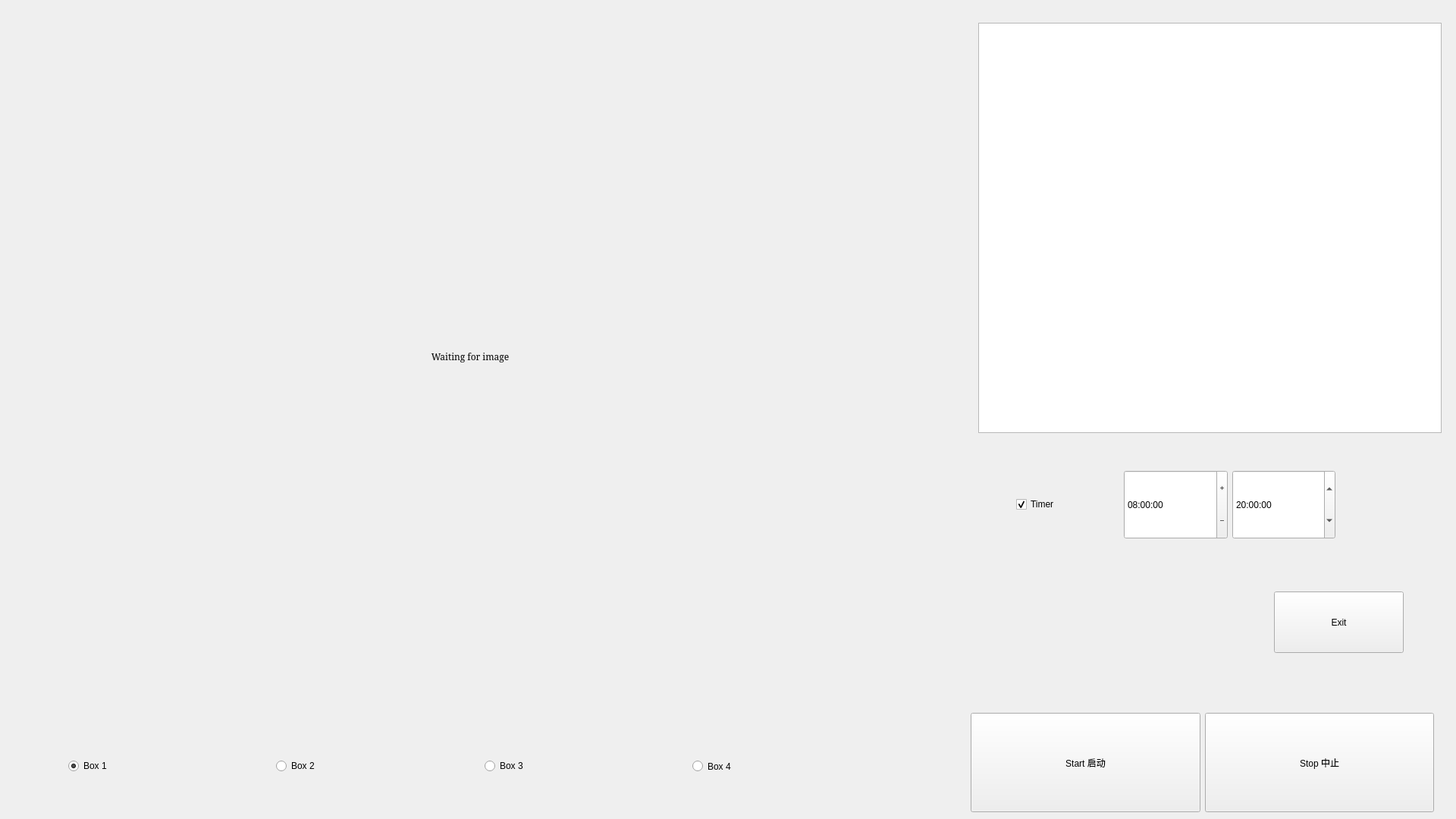
<?xml version="1.0" encoding="UTF-8"?>
<ui version="4.0">
 <class>fireball</class>
 <widget class="QWidget" name="fireball">
  <property name="geometry">
   <rect>
    <x>0</x>
    <y>0</y>
    <width>1920</width>
    <height>1080</height>
   </rect>
  </property>
  <property name="sizePolicy">
   <sizepolicy hsizetype="Fixed" vsizetype="Fixed">
    <horstretch>0</horstretch>
    <verstretch>0</verstretch>
   </sizepolicy>
  </property>
  <property name="windowTitle">
   <string>fireball</string>
  </property>
  <widget class="QTextBrowser" name="outputConsole">
   <property name="geometry">
    <rect>
     <x>1290</x>
     <y>30</y>
     <width>611</width>
     <height>541</height>
    </rect>
   </property>
   <property name="html">
    <string>&lt;!DOCTYPE HTML PUBLIC &quot;-//W3C//DTD HTML 4.0//EN&quot; &quot;http://www.w3.org/TR/REC-html40/strict.dtd&quot;&gt;
&lt;html&gt;&lt;head&gt;&lt;meta name=&quot;qrichtext&quot; content=&quot;1&quot; /&gt;&lt;style type=&quot;text/css&quot;&gt;
p, li { white-space: pre-wrap; }
&lt;/style&gt;&lt;/head&gt;&lt;body style=&quot; font-family:'Ubuntu'; font-size:11pt; font-weight:400; font-style:normal;&quot;&gt;
&lt;p style=&quot;-qt-paragraph-type:empty; margin-top:0px; margin-bottom:0px; margin-left:0px; margin-right:0px; -qt-block-indent:0; text-indent:0px; font-family:'Noto Sans'; font-size:10pt;&quot;&gt;&lt;br /&gt;&lt;/p&gt;&lt;/body&gt;&lt;/html&gt;</string>
   </property>
   <property name="markdown" stdset="0">
    <string/>
   </property>
  </widget>
  <widget class="QWidget" name="layoutWidget">
   <property name="geometry">
    <rect>
     <x>1280</x>
     <y>940</y>
     <width>611</width>
     <height>131</height>
    </rect>
   </property>
   <layout class="QHBoxLayout" name="horizontalLayout_2">
    <item>
     <widget class="QPushButton" name="onButton">
      <property name="sizePolicy">
       <sizepolicy hsizetype="Minimum" vsizetype="Minimum">
        <horstretch>0</horstretch>
        <verstretch>0</verstretch>
       </sizepolicy>
      </property>
      <property name="toolTip">
       <string>Click this button to start tracking process</string>
      </property>
      <property name="text">
       <string>Start 启动</string>
      </property>
     </widget>
    </item>
    <item>
     <widget class="QPushButton" name="offButton">
      <property name="sizePolicy">
       <sizepolicy hsizetype="Minimum" vsizetype="Minimum">
        <horstretch>0</horstretch>
        <verstretch>0</verstretch>
       </sizepolicy>
      </property>
      <property name="toolTip">
       <string>Click this botton to kill tracking process</string>
      </property>
      <property name="text">
       <string>Stop 中止</string>
      </property>
     </widget>
    </item>
   </layout>
  </widget>
  <widget class="QWidget" name="layoutWidget">
   <property name="geometry">
    <rect>
     <x>1340</x>
     <y>620</y>
     <width>421</width>
     <height>91</height>
    </rect>
   </property>
   <layout class="QHBoxLayout" name="horizontalLayout_3">
    <item>
     <widget class="QCheckBox" name="schedulerON">
      <property name="text">
       <string>Timer</string>
      </property>
      <property name="checked">
       <bool>true</bool>
      </property>
     </widget>
    </item>
    <item>
     <widget class="QTimeEdit" name="timeEdit">
      <property name="sizePolicy">
       <sizepolicy hsizetype="Preferred" vsizetype="Preferred">
        <horstretch>0</horstretch>
        <verstretch>0</verstretch>
       </sizepolicy>
      </property>
      <property name="tabletTracking">
       <bool>true</bool>
      </property>
      <property name="buttonSymbols">
       <enum>QAbstractSpinBox::PlusMinus</enum>
      </property>
      <property name="showGroupSeparator" stdset="0">
       <bool>true</bool>
      </property>
      <property name="dateTime">
       <datetime>
        <hour>8</hour>
        <minute>0</minute>
        <second>0</second>
        <year>2000</year>
        <month>1</month>
        <day>1</day>
       </datetime>
      </property>
     </widget>
    </item>
    <item>
     <widget class="QTimeEdit" name="timeEdit_2">
      <property name="sizePolicy">
       <sizepolicy hsizetype="Preferred" vsizetype="Preferred">
        <horstretch>0</horstretch>
        <verstretch>0</verstretch>
       </sizepolicy>
      </property>
      <property name="dateTime">
       <datetime>
        <hour>20</hour>
        <minute>0</minute>
        <second>0</second>
        <year>2000</year>
        <month>1</month>
        <day>1</day>
       </datetime>
      </property>
     </widget>
    </item>
   </layout>
  </widget>
  <widget class="QWidget" name="layoutWidget">
   <property name="geometry">
    <rect>
     <x>90</x>
     <y>960</y>
     <width>1091</width>
     <height>101</height>
    </rect>
   </property>
   <layout class="QHBoxLayout" name="horizontalLayout">
    <item>
     <widget class="QRadioButton" name="boxButton_1">
      <property name="text">
       <string>Box 1</string>
      </property>
      <property name="checked">
       <bool>true</bool>
      </property>
     </widget>
    </item>
    <item>
     <widget class="QRadioButton" name="boxButton_2">
      <property name="text">
       <string>Box 2</string>
      </property>
     </widget>
    </item>
    <item>
     <widget class="QRadioButton" name="boxButton_3">
      <property name="text">
       <string>Box 3</string>
      </property>
     </widget>
    </item>
    <item>
     <widget class="QRadioButton" name="boxButton_4">
      <property name="sizePolicy">
       <sizepolicy hsizetype="Minimum" vsizetype="Minimum">
        <horstretch>0</horstretch>
        <verstretch>0</verstretch>
       </sizepolicy>
      </property>
      <property name="text">
       <string>Box 4</string>
      </property>
      <property name="iconSize">
       <size>
        <width>128</width>
        <height>128</height>
       </size>
      </property>
     </widget>
    </item>
   </layout>
  </widget>
  <widget class="QLabel" name="image_label">
   <property name="geometry">
    <rect>
     <x>20</x>
     <y>20</y>
     <width>1200</width>
     <height>900</height>
    </rect>
   </property>
   <property name="sizePolicy">
    <sizepolicy hsizetype="Fixed" vsizetype="Fixed">
     <horstretch>0</horstretch>
     <verstretch>0</verstretch>
    </sizepolicy>
   </property>
   <property name="font">
    <font>
     <family>Serif</family>
    </font>
   </property>
   <property name="text">
    <string>Waiting for image</string>
   </property>
   <property name="alignment">
    <set>Qt::AlignCenter</set>
   </property>
  </widget>
  <widget class="QPushButton" name="exitButton">
   <property name="geometry">
    <rect>
     <x>1680</x>
     <y>780</y>
     <width>171</width>
     <height>81</height>
    </rect>
   </property>
   <property name="text">
    <string>Exit</string>
   </property>
  </widget>
 </widget>
 <resources/>
 <connections/>
</ui>
